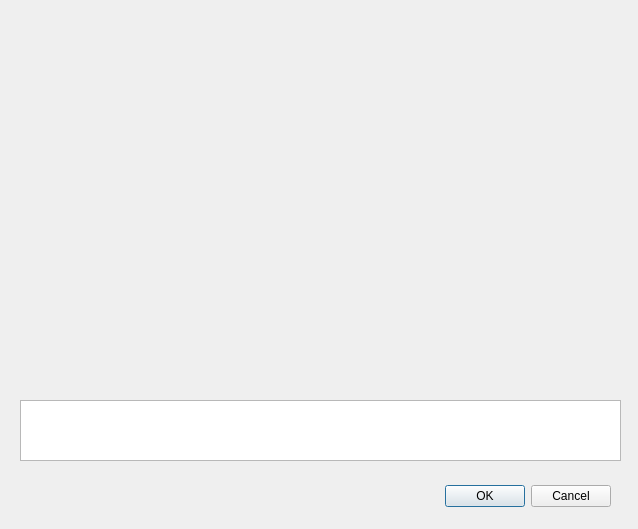
<?xml version="1.0" encoding="UTF-8"?>
<ui version="4.0">
 <class>Char_Edit_Dialog</class>
 <widget class="QDialog" name="Char_Edit_Dialog">
  <property name="enabled">
   <bool>true</bool>
  </property>
  <property name="geometry">
   <rect>
    <x>0</x>
    <y>0</y>
    <width>638</width>
    <height>529</height>
   </rect>
  </property>
  <property name="focusPolicy">
   <enum>Qt::StrongFocus</enum>
  </property>
  <property name="windowTitle">
   <string>Dialog</string>
  </property>
  <widget class="QDialogButtonBox" name="buttonBox">
   <property name="geometry">
    <rect>
     <x>20</x>
     <y>480</y>
     <width>591</width>
     <height>32</height>
    </rect>
   </property>
   <property name="orientation">
    <enum>Qt::Horizontal</enum>
   </property>
   <property name="standardButtons">
    <set>QDialogButtonBox::Cancel|QDialogButtonBox::Ok</set>
   </property>
  </widget>
  <widget class="QWidget" name="verticalLayoutWidget">
   <property name="geometry">
    <rect>
     <x>20</x>
     <y>20</y>
     <width>601</width>
     <height>371</height>
    </rect>
   </property>
   <layout class="QVBoxLayout" name="verticalLayout"/>
  </widget>
  <widget class="QTextEdit" name="textEdit">
   <property name="geometry">
    <rect>
     <x>20</x>
     <y>400</y>
     <width>601</width>
     <height>61</height>
    </rect>
   </property>
  </widget>
 </widget>
 <resources/>
 <connections>
  <connection>
   <sender>buttonBox</sender>
   <signal>accepted()</signal>
   <receiver>Char_Edit_Dialog</receiver>
   <slot>accept()</slot>
   <hints>
    <hint type="sourcelabel">
     <x>248</x>
     <y>254</y>
    </hint>
    <hint type="destinationlabel">
     <x>157</x>
     <y>274</y>
    </hint>
   </hints>
  </connection>
  <connection>
   <sender>buttonBox</sender>
   <signal>rejected()</signal>
   <receiver>Char_Edit_Dialog</receiver>
   <slot>reject()</slot>
   <hints>
    <hint type="sourcelabel">
     <x>316</x>
     <y>260</y>
    </hint>
    <hint type="destinationlabel">
     <x>286</x>
     <y>274</y>
    </hint>
   </hints>
  </connection>
 </connections>
</ui>
